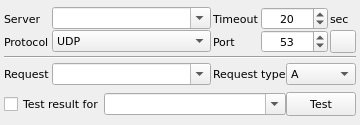
<?xml version="1.0" encoding="UTF-8"?>
<ui version="4.0">
 <class>DnsTestWidget</class>
 <widget class="QWidget" name="DnsTestWidget">
  <property name="geometry">
   <rect>
    <x>0</x>
    <y>0</y>
    <width>360</width>
    <height>125</height>
   </rect>
  </property>
  <property name="font">
   <font>
    <family>DejaVu Sans</family>
    <pointsize>8</pointsize>
   </font>
  </property>
  <property name="windowTitle">
   <string>Form</string>
  </property>
  <layout class="QGridLayout" name="gridLayout_2">
   <property name="leftMargin">
    <number>4</number>
   </property>
   <property name="topMargin">
    <number>0</number>
   </property>
   <property name="rightMargin">
    <number>4</number>
   </property>
   <property name="bottomMargin">
    <number>0</number>
   </property>
   <property name="spacing">
    <number>0</number>
   </property>
   <item row="1" column="0">
    <layout class="QHBoxLayout" name="horizontalLayout" stretch="0,2,0">
     <item>
      <widget class="QCheckBox" name="chkTestResultFor">
       <property name="text">
        <string>Test result for</string>
       </property>
      </widget>
     </item>
     <item>
      <widget class="QComboBox" name="cmbTestResultFor">
       <property name="sizePolicy">
        <sizepolicy hsizetype="Expanding" vsizetype="Fixed">
         <horstretch>0</horstretch>
         <verstretch>0</verstretch>
        </sizepolicy>
       </property>
       <property name="editable">
        <bool>true</bool>
       </property>
      </widget>
     </item>
     <item>
      <widget class="QPushButton" name="btnTest">
       <property name="sizePolicy">
        <sizepolicy hsizetype="Preferred" vsizetype="Fixed">
         <horstretch>0</horstretch>
         <verstretch>0</verstretch>
        </sizepolicy>
       </property>
       <property name="maximumSize">
        <size>
         <width>70</width>
         <height>24</height>
        </size>
       </property>
       <property name="baseSize">
        <size>
         <width>0</width>
         <height>0</height>
        </size>
       </property>
       <property name="text">
        <string>Test</string>
       </property>
      </widget>
     </item>
    </layout>
   </item>
   <item row="0" column="0">
    <layout class="QGridLayout" name="gridLayout" rowstretch="0,0,0,0" columnstretch="0,2,0,0,0" rowminimumheight="0,0,10,0" columnminimumwidth="0,0,0,0,0">
     <property name="horizontalSpacing">
      <number>2</number>
     </property>
     <property name="verticalSpacing">
      <number>0</number>
     </property>
     <item row="0" column="0">
      <widget class="QLabel" name="lblServer">
       <property name="text">
        <string>Server</string>
       </property>
       <property name="buddy">
        <cstring>cmbServer</cstring>
       </property>
      </widget>
     </item>
     <item row="3" column="1">
      <widget class="QComboBox" name="cmbRequest">
       <property name="editable">
        <bool>true</bool>
       </property>
      </widget>
     </item>
     <item row="0" column="4">
      <widget class="QLabel" name="lblSecTimeout">
       <property name="text">
        <string>sec</string>
       </property>
      </widget>
     </item>
     <item row="1" column="1">
      <widget class="QComboBox" name="cmbProtocol">
       <property name="sizePolicy">
        <sizepolicy hsizetype="Expanding" vsizetype="Fixed">
         <horstretch>0</horstretch>
         <verstretch>0</verstretch>
        </sizepolicy>
       </property>
       <property name="editable">
        <bool>false</bool>
       </property>
       <item>
        <property name="text">
         <string>UDP</string>
        </property>
       </item>
       <item>
        <property name="text">
         <string>TCP</string>
        </property>
       </item>
      </widget>
     </item>
     <item row="1" column="3">
      <widget class="QSpinBox" name="spinPort">
       <property name="sizePolicy">
        <sizepolicy hsizetype="Expanding" vsizetype="Fixed">
         <horstretch>0</horstretch>
         <verstretch>0</verstretch>
        </sizepolicy>
       </property>
       <property name="alignment">
        <set>Qt::AlignCenter</set>
       </property>
       <property name="minimum">
        <number>1</number>
       </property>
       <property name="maximum">
        <number>65535</number>
       </property>
       <property name="value">
        <number>53</number>
       </property>
      </widget>
     </item>
     <item row="1" column="4">
      <widget class="QPushButton" name="btnPort">
       <property name="maximumSize">
        <size>
         <width>26</width>
         <height>26</height>
        </size>
       </property>
       <property name="text">
        <string/>
       </property>
       <property name="icon">
        <iconset resource="../../qHostMonitor.qrc">
         <normaloff>:/img/browse.png</normaloff>:/img/browse.png</iconset>
       </property>
       <property name="iconSize">
        <size>
         <width>20</width>
         <height>24</height>
        </size>
       </property>
      </widget>
     </item>
     <item row="0" column="1">
      <widget class="QComboBox" name="cmbServer">
       <property name="sizePolicy">
        <sizepolicy hsizetype="Expanding" vsizetype="Fixed">
         <horstretch>0</horstretch>
         <verstretch>0</verstretch>
        </sizepolicy>
       </property>
       <property name="editable">
        <bool>true</bool>
       </property>
      </widget>
     </item>
     <item row="3" column="0">
      <widget class="QLabel" name="lblRequest">
       <property name="text">
        <string>Request</string>
       </property>
       <property name="buddy">
        <cstring>cmbRequest</cstring>
       </property>
      </widget>
     </item>
     <item row="3" column="2" colspan="3">
      <layout class="QHBoxLayout" name="horizontalLayout_2">
       <item>
        <widget class="QLabel" name="lblRequestType">
         <property name="text">
          <string>Request type</string>
         </property>
         <property name="buddy">
          <cstring>cmbRequestType</cstring>
         </property>
        </widget>
       </item>
       <item>
        <widget class="QComboBox" name="cmbRequestType">
         <property name="sizePolicy">
          <sizepolicy hsizetype="Expanding" vsizetype="Fixed">
           <horstretch>0</horstretch>
           <verstretch>0</verstretch>
          </sizepolicy>
         </property>
         <item>
          <property name="text">
           <string>A</string>
          </property>
         </item>
         <item>
          <property name="text">
           <string>AAAA</string>
          </property>
         </item>
         <item>
          <property name="text">
           <string>CNAME</string>
          </property>
         </item>
         <item>
          <property name="text">
           <string>MX</string>
          </property>
         </item>
         <item>
          <property name="text">
           <string>NS</string>
          </property>
         </item>
         <item>
          <property name="text">
           <string>TXT</string>
          </property>
         </item>
         <item>
          <property name="text">
           <string>SPF</string>
          </property>
         </item>
        </widget>
       </item>
      </layout>
     </item>
     <item row="1" column="0">
      <widget class="QLabel" name="lblProtocol">
       <property name="text">
        <string>Protocol</string>
       </property>
       <property name="buddy">
        <cstring>cmbProtocol</cstring>
       </property>
      </widget>
     </item>
     <item row="1" column="2">
      <widget class="QLabel" name="lblPort">
       <property name="text">
        <string>Port</string>
       </property>
       <property name="buddy">
        <cstring>spinPort</cstring>
       </property>
      </widget>
     </item>
     <item row="0" column="3">
      <widget class="QSpinBox" name="spinTimeout">
       <property name="sizePolicy">
        <sizepolicy hsizetype="Expanding" vsizetype="Fixed">
         <horstretch>0</horstretch>
         <verstretch>0</verstretch>
        </sizepolicy>
       </property>
       <property name="alignment">
        <set>Qt::AlignCenter</set>
       </property>
       <property name="maximum">
        <number>600</number>
       </property>
       <property name="value">
        <number>20</number>
       </property>
      </widget>
     </item>
     <item row="0" column="2">
      <widget class="QLabel" name="lblTimeout">
       <property name="text">
        <string>Timeout</string>
       </property>
       <property name="buddy">
        <cstring>spinTimeout</cstring>
       </property>
      </widget>
     </item>
     <item row="2" column="0" colspan="5">
      <widget class="Line" name="line">
       <property name="orientation">
        <enum>Qt::Horizontal</enum>
       </property>
      </widget>
     </item>
    </layout>
   </item>
  </layout>
 </widget>
 <resources>
  <include location="../../qHostMonitor.qrc"/>
  <include location="../../qHostMonitor.qrc"/>
 </resources>
 <connections/>
</ui>
